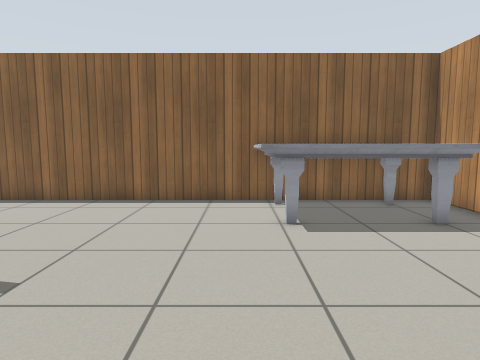
[1] (above)

13 first-person views from a walk through a Gazebo world. The camera is 0.93 m above the floor, tilts 6° down and sees 75° across. The floor is counted in squares, 0.5 m on a side. Each view is taken from the middle of a square. On the plan, view 1 faces up. The plan holds only what a view shows up to about 17 squares ahead; the rest is blank. The place goes on beyond the plan. Gazebo's built-in surfaces are drawn with simple patterns.

[2]
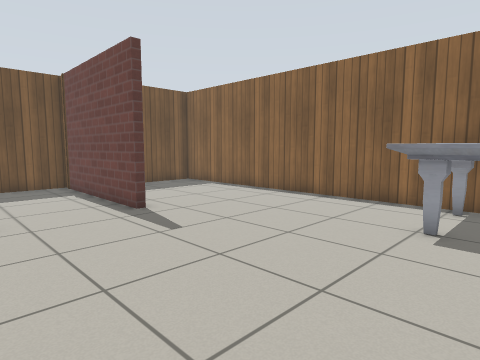

[3]
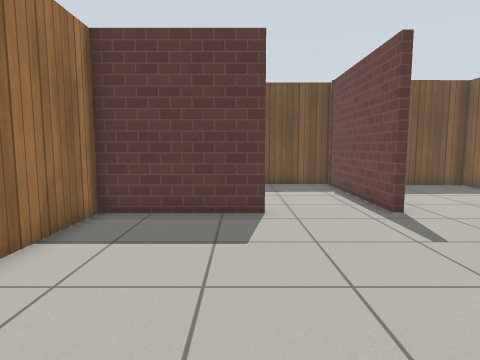

[4]
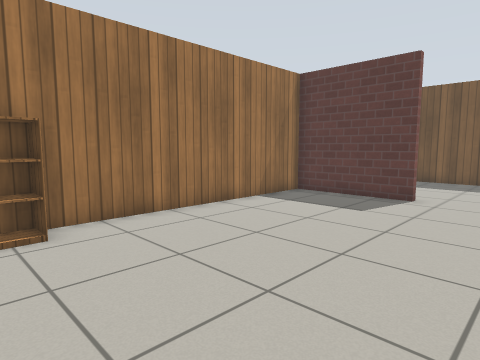

[5]
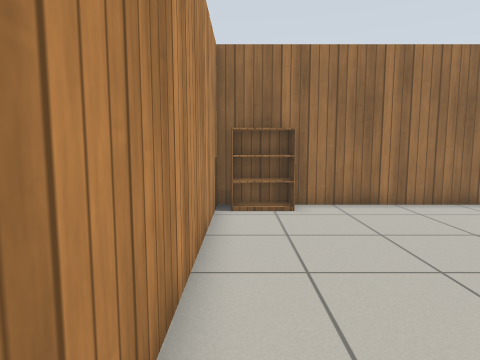

[6]
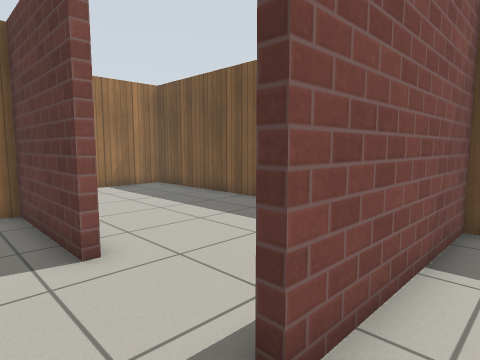

[7]
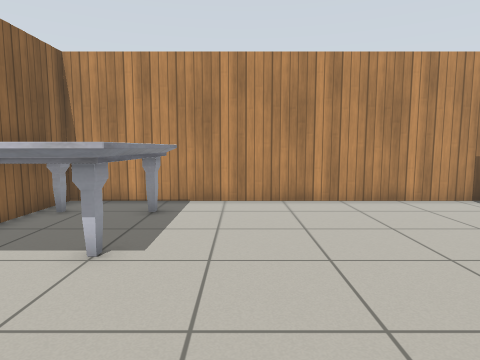

[8]
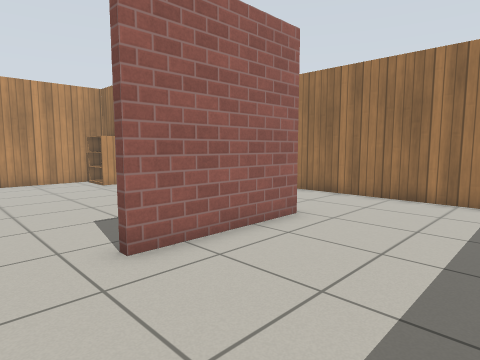

[9]
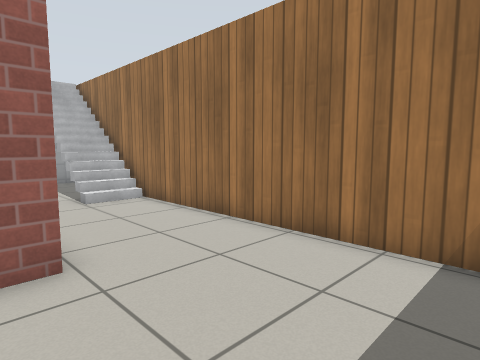

[10]
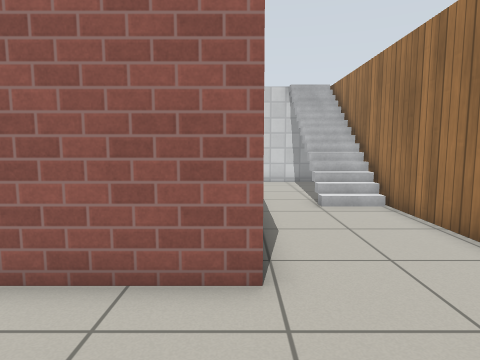

[11]
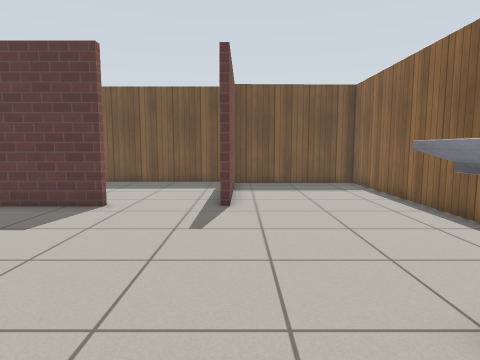

[12]
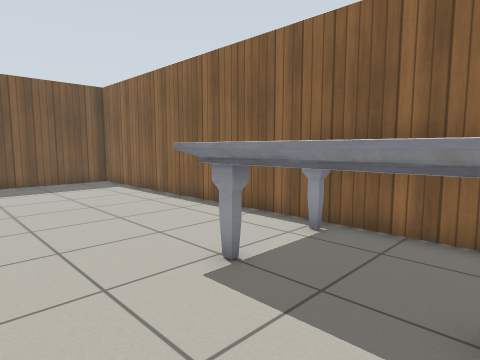

[13]
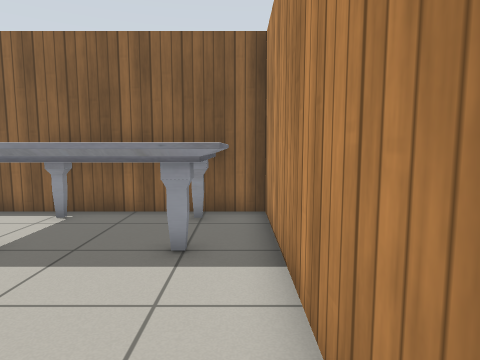

### Floor plan
Points are (right, up) in squares from view 1. A wall is a line through its corners. A room is listed if a view was taken in it or the views show most of it. See-through windows are left out.
Room 1 (views 1, 2, 3, 4, 5, 6, 7, 11, 12, 13)
walls: (-5.7, 0.8) (-5.7, -4) (6.7, -4) (6.7, 10.9) (-12.2, 10.9) (-12.1, 4.7) (-5.8, 4.7)
ways out: opening at (-6, 2) to room 2
objects: marble table (1, 7) to (5, 10); bookshelf (5, -3) to (6, -3)
Room 2 (views 8, 9, 10)
walls: (-6, -4.4) (-6, 0.8); (-5.8, 4.4) (-12.1, 4.4) (-12.8, 4.5) (-12.7, -8.7) (4, -8.7); (6.7, -8.3) (6.7, -5.3)
ways out: opening at (-6, 2) to room 1
objects: grey box (0, -7); grey box (1, -7); grey box (2, -7); grey box (4, -7)

Positions as (right, up) in squares from view 1, and headings:
1: (0, 0), facing up
2: (3, 0), facing up-left
3: (3, 0), facing left
4: (6, 4), facing down-left
5: (6, 6), facing down
6: (-4, 6), facing down-left
7: (-4, 5), facing right
8: (-11, 3), facing down-right
9: (-11, -3), facing down-right
10: (-10, -4), facing right
11: (4, 5), facing left
12: (5, 4), facing up-left
13: (6, 2), facing up
